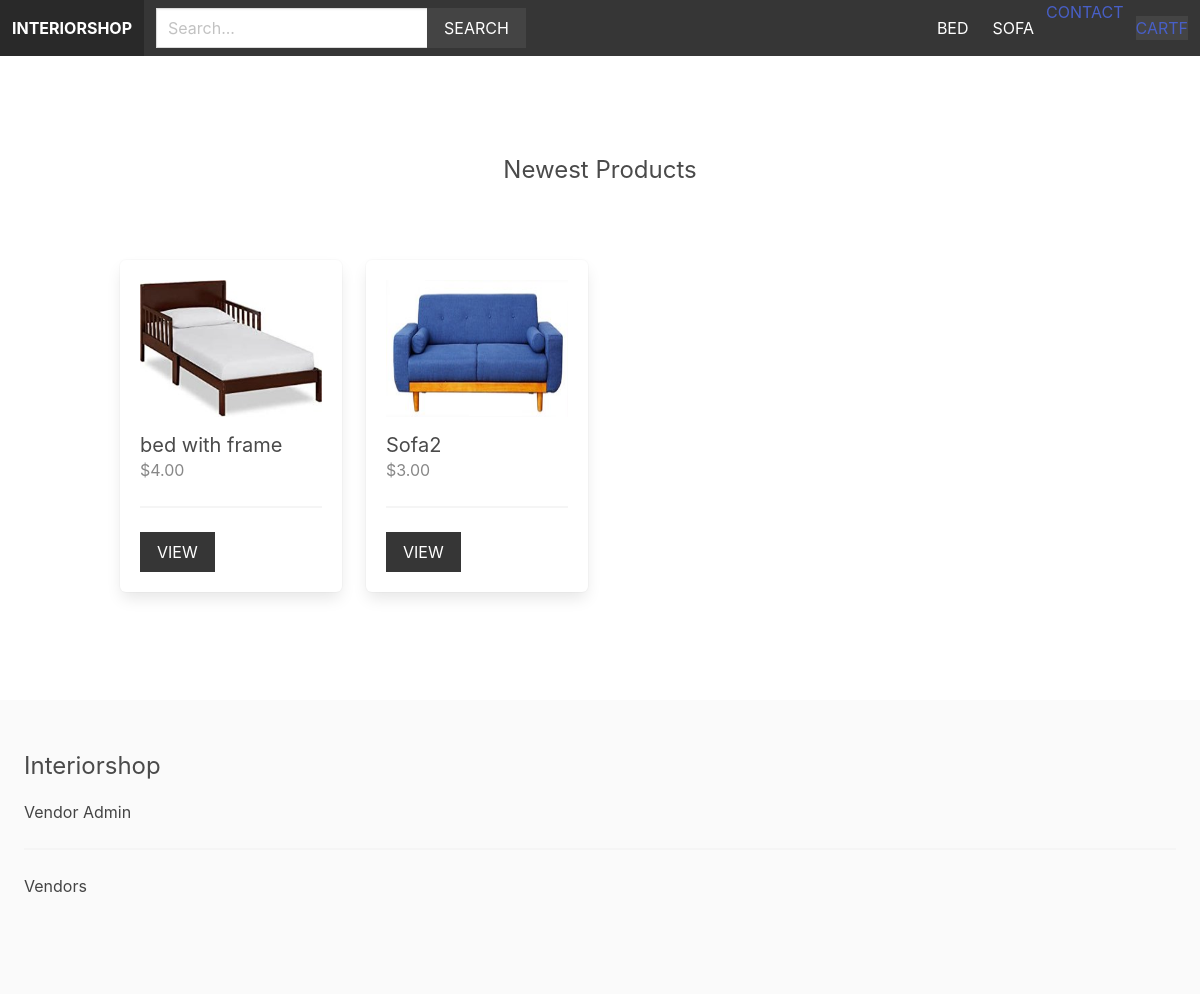
Screenshot of / (signed in) with the database file from the repository.
### product/models.py (models this page shows, shortened)
class Category(models.Model):
    title = models.CharField(max_length=255)
    slug = models.SlugField(max_length=255)
    ordering = models.IntegerField(default=0)
    class Meta:
        ordering = ['ordering']

class Product(models.Model):
    category = models.ForeignKey(Category,related_name = 'products',on_delete=models.CASCADE)
    vendor = models.ForeignKey(Vendor,related_name = 'products',on_delete=models.CASCADE)
    title = models.CharField(max_length=255)
    slug = models.SlugField(max_length=255)
    description = models.TextField(null=True, blank = True)
    price = models.DecimalField(max_digits=6,decimal_places = 2)
    date_added = models.DateTimeField(auto_now_add=True)
    image = models.ImageField(upload_to='uploads/',blank = True,null = True)
    thumbnail = models.ImageField(upload_to='uploads/',blank = True,null = True)
    class Meta:
        ordering = ['-date_added']
    def get_thumbnail(self):
        if self.thumbnail:
            return self.thumbnail.url

### core/views.py (the view)
# urls.py: path('',views.frontpage,name='frontpage'),
def frontpage(request):
    newest_products = Product.objects.all()[0:8]
    context = {'newest_products':newest_products}
    return render(request,'core/frontpage.html',context)

### cart/cart.py (called while the page is built)
    def __len__(self):
        return sum(item['quantity'] for item in self.cart.values())

### cart/context_processors.py (called while the page is built)
def cart(request):
    return {'cart':Cart(request)}

### product/context_processors.py (called while the page is built)
def menu_categories(request):
    categories = Category.objects.all()
    return {'menu_categories':categories}

### core/templates/core/frontpage.html (shortened to what this page needs)
{% extends 'core/base.html'%}
{% block content %}
    <div class="columns is-multiline mb-6">
        <div class="column is-12 has-text-centered mt-6 mb-6">
            <h2 class="is-size-4">Newest Products</h2>
        </div>
        {% for product in newest_products %}
            {% include 'product/parts/list_item.html' %}
        {% endfor %}
    </div>
{% endblock content %}

### core/templates/core/base.html (shortened to what this page needs)
{% load static %}
<!doctype html>
<html lang="en">
  <head>
    <link rel="stylesheet" href="https://cdn.jsdelivr.net/npm/bulma@0.9.1/css/bulma.min.css">
    <link rel="stylesheet" href="{% static 'styles/main.css'%}">
  </head>
  <body>
    <nav class="navbar is-dark">
        <div class="navbar-brand">
            <a href="#" class="navbar-item"><strong>Interiorshop</strong></a>
        </div>
        <div class="navbar-menu" id="main-navbar">
          <div class="navbar-start">
            <div class="navbar-item">
              <form method="GET" action="{% url 'search' %}">
                <div class="field has-addons">
                    <div class="control">
                      <input type="text" class="input" placeholder="Search..." name="query">
                    </div>
                    <div class="control">
                      <button class="button is-dark is-uppercase">Search</button>
                    </div>
                </div>
              </form>
            </div>
          </div>
        </div>
            <div class="navbar-end">
              {% for category in menu_categories %}
                <a href="{% url 'category' category.slug %}" class="navbar-item">{{category.title}}</a>
              {% endfor %}
              <a href="{%url 'contact' %}" class="navbar-itme">Contact</a>
              <div class="navbar-item">
                <a href="{% url 'cart' %}" class="'button is-dark">Cart{% if cart%}({{cart|length}}){% endif %}f</a>
              </div>
            </div>
    </nav>
    <section class="section">
        <div class="container">
            {% block content %}
            {% endblock content %}
        </div>
    </section>
    <footer class="footer">
      <h3 class="is-size-4 mb-4">Interiorshop</h3>
        {% if request.user.is_authenticated %}
            <a href="{% url 'vendor_admin' %}">Vendor Admin</a>
        {% else %}
            <a href="{% url 'become_vendor' %}">Become Vendor</a>
        {% endif %}
        <hr>
        <a href="{% url 'vendors' %}">Vendors</a>
    </footer>
  </body>
</html>

### product/templates/product/parts/list_item.html
<div class="column is-3 product-list-item">
    <div class="box">
        <figure class="image is-4by3 mb-4">
            <img src="{{product.get_thumbnail}}">
        </figure>
        <h2 class="subtitle">{{product.title}}</h2>
        <h3 class="price is-size-6 mb-5">${{product.price}}</h3>
        <hr>
        <a href="{% url 'product' product.category.slug product.slug %}" class="button is-dark is-uppercase">View</a>
    </div>
</div>

### static/styles/main.css (style rules this page uses)
.navbar { text-transform:uppercase; }
.navbar .is-dark { background:#444; }
.footer a { margin-bottom:15px; display:in-line-block; color:#444; }
.input, .button { border-radius:0; }
.product-list-item .box .subtitle { margin-bottom:0; }
.product-list-item .box .price { color:#888; }

### rows the page displays
Category: title "BED"
Category: title "SOFA"
Product: get_thumbnail (picture), title "bed with frame", price "4.00"
Product: get_thumbnail (picture), title "Sofa2", price "3.00"
